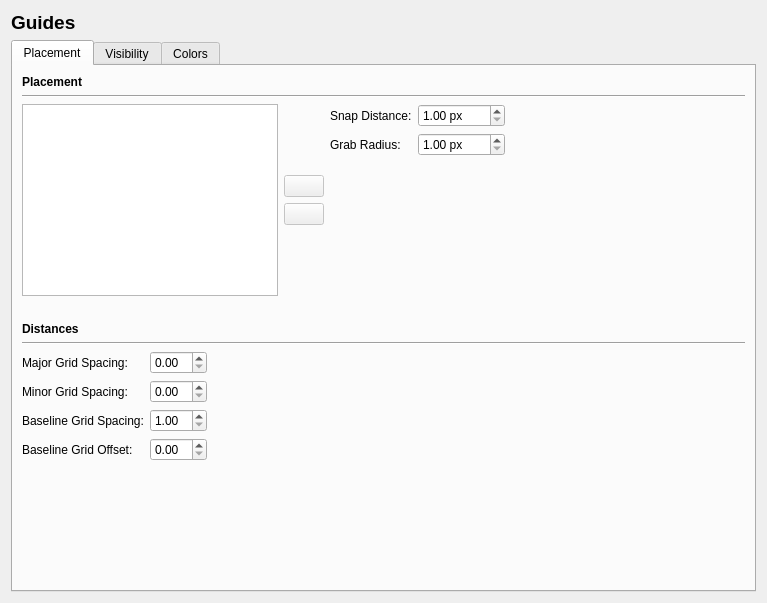
<?xml version="1.0" encoding="UTF-8"?>
<ui version="4.0">
 <class>Prefs_Guides</class>
 <widget class="QWidget" name="Prefs_Guides">
  <property name="geometry">
   <rect>
    <x>0</x>
    <y>0</y>
    <width>767</width>
    <height>603</height>
   </rect>
  </property>
  <property name="windowTitle">
   <string notr="true">Form</string>
  </property>
  <layout class="QVBoxLayout" name="verticalLayout_2">
   <item>
    <widget class="QLabel" name="label">
     <property name="font">
      <font>
       <pointsize>14</pointsize>
       <weight>75</weight>
       <bold>true</bold>
      </font>
     </property>
     <property name="text">
      <string>Guides</string>
     </property>
    </widget>
   </item>
   <item>
    <widget class="QTabWidget" name="tabWidget">
     <property name="currentIndex">
      <number>0</number>
     </property>
     <widget class="QWidget" name="tab">
      <attribute name="title">
       <string>Placement</string>
      </attribute>
      <layout class="QVBoxLayout" name="verticalLayout_7">
       <item>
        <widget class="QLabel" name="label_2">
         <property name="font">
          <font>
           <weight>75</weight>
           <bold>true</bold>
          </font>
         </property>
         <property name="text">
          <string>Placement</string>
         </property>
        </widget>
       </item>
       <item>
        <widget class="Line" name="line_3">
         <property name="orientation">
          <enum>Qt::Horizontal</enum>
         </property>
        </widget>
       </item>
       <item>
        <layout class="QHBoxLayout" name="horizontalLayout">
         <item>
          <widget class="QListWidget" name="guidePlacementListBox">
           <property name="maximumSize">
            <size>
             <width>16777215</width>
             <height>200</height>
            </size>
           </property>
           <property name="dragDropMode">
            <enum>QAbstractItemView::NoDragDrop</enum>
           </property>
           <property name="layoutMode">
            <enum>QListView::SinglePass</enum>
           </property>
          </widget>
         </item>
         <item>
          <layout class="QVBoxLayout" name="verticalLayout_6">
           <item>
            <spacer name="verticalSpacer_5">
             <property name="orientation">
              <enum>Qt::Vertical</enum>
             </property>
             <property name="sizeHint" stdset="0">
              <size>
               <width>20</width>
               <height>18</height>
              </size>
             </property>
            </spacer>
           </item>
           <item>
            <layout class="QVBoxLayout" name="verticalLayout">
             <property name="sizeConstraint">
              <enum>QLayout::SetMinimumSize</enum>
             </property>
             <item>
              <widget class="QPushButton" name="buttonUp">
               <property name="enabled">
                <bool>false</bool>
               </property>
               <property name="sizePolicy">
                <sizepolicy hsizetype="Maximum" vsizetype="Fixed">
                 <horstretch>0</horstretch>
                 <verstretch>0</verstretch>
                </sizepolicy>
               </property>
               <property name="text">
                <string/>
               </property>
              </widget>
             </item>
             <item>
              <widget class="QPushButton" name="buttonDown">
               <property name="enabled">
                <bool>false</bool>
               </property>
               <property name="sizePolicy">
                <sizepolicy hsizetype="Maximum" vsizetype="Fixed">
                 <horstretch>0</horstretch>
                 <verstretch>0</verstretch>
                </sizepolicy>
               </property>
               <property name="text">
                <string/>
               </property>
              </widget>
             </item>
            </layout>
           </item>
           <item>
            <spacer name="verticalSpacer_6">
             <property name="orientation">
              <enum>Qt::Vertical</enum>
             </property>
             <property name="sizeHint" stdset="0">
              <size>
               <width>20</width>
               <height>40</height>
              </size>
             </property>
            </spacer>
           </item>
          </layout>
         </item>
         <item>
          <layout class="QVBoxLayout" name="verticalLayout_5">
           <item>
            <layout class="QGridLayout" name="gridLayout">
             <item row="0" column="0">
              <widget class="QLabel" name="label_4">
               <property name="text">
                <string>Snap Distance:</string>
               </property>
              </widget>
             </item>
             <item row="0" column="1">
              <widget class="ScrSpinBox" name="guideSnapDistanceSpinBox">
               <property name="suffix">
                <string> px</string>
               </property>
               <property name="minimum">
                <double>1.000000000000000</double>
               </property>
               <property name="maximum">
                <double>1000.000000000000000</double>
               </property>
              </widget>
             </item>
             <item row="1" column="0">
              <widget class="QLabel" name="label_3">
               <property name="text">
                <string>Grab Radius:</string>
               </property>
              </widget>
             </item>
             <item row="1" column="1">
              <widget class="ScrSpinBox" name="guideGrabRadiusSpinBox">
               <property name="suffix">
                <string> px</string>
               </property>
               <property name="minimum">
                <double>1.000000000000000</double>
               </property>
               <property name="maximum">
                <double>1000.000000000000000</double>
               </property>
              </widget>
             </item>
            </layout>
           </item>
           <item>
            <spacer name="verticalSpacer_3">
             <property name="orientation">
              <enum>Qt::Vertical</enum>
             </property>
             <property name="sizeType">
              <enum>QSizePolicy::Expanding</enum>
             </property>
             <property name="sizeHint" stdset="0">
              <size>
               <width>20</width>
               <height>20</height>
              </size>
             </property>
            </spacer>
           </item>
          </layout>
         </item>
         <item>
          <spacer name="horizontalSpacer">
           <property name="orientation">
            <enum>Qt::Horizontal</enum>
           </property>
           <property name="sizeHint" stdset="0">
            <size>
             <width>40</width>
             <height>20</height>
            </size>
           </property>
          </spacer>
         </item>
        </layout>
       </item>
       <item>
        <spacer name="verticalSpacer_4">
         <property name="orientation">
          <enum>Qt::Vertical</enum>
         </property>
         <property name="sizeType">
          <enum>QSizePolicy::Fixed</enum>
         </property>
         <property name="sizeHint" stdset="0">
          <size>
           <width>20</width>
           <height>20</height>
          </size>
         </property>
        </spacer>
       </item>
       <item>
        <widget class="QLabel" name="label_7">
         <property name="font">
          <font>
           <weight>75</weight>
           <bold>true</bold>
          </font>
         </property>
         <property name="text">
          <string>Distances</string>
         </property>
        </widget>
       </item>
       <item>
        <widget class="Line" name="line_2">
         <property name="orientation">
          <enum>Qt::Horizontal</enum>
         </property>
        </widget>
       </item>
       <item>
        <layout class="QHBoxLayout" name="horizontalLayout_2">
         <item>
          <layout class="QGridLayout" name="gridLayout_2">
           <item row="0" column="0">
            <widget class="QLabel" name="majorGridSpacingLabel">
             <property name="text">
              <string>Major Grid Spacing:</string>
             </property>
            </widget>
           </item>
           <item row="0" column="1">
            <widget class="ScrSpinBox" name="majorGridSpacingSpinBox"/>
           </item>
           <item row="1" column="0">
            <widget class="QLabel" name="minorGridSpacingLabel">
             <property name="text">
              <string>Minor Grid Spacing:</string>
             </property>
            </widget>
           </item>
           <item row="1" column="1">
            <widget class="ScrSpinBox" name="minorGridSpacingSpinBox"/>
           </item>
           <item row="2" column="0">
            <widget class="QLabel" name="baselineGridSpacingLabel">
             <property name="text">
              <string>Baseline Grid Spacing:</string>
             </property>
            </widget>
           </item>
           <item row="2" column="1">
            <widget class="ScrSpinBox" name="baselineGridSpacingSpinBox">
             <property name="minimum">
              <double>1.000000000000000</double>
             </property>
            </widget>
           </item>
           <item row="3" column="0">
            <widget class="QLabel" name="baselineGridOffsetLabel">
             <property name="text">
              <string>Baseline Grid Offset:</string>
             </property>
            </widget>
           </item>
           <item row="3" column="1">
            <widget class="ScrSpinBox" name="baselineGridOffsetSpinBox"/>
           </item>
          </layout>
         </item>
         <item>
          <spacer name="horizontalSpacer_2">
           <property name="orientation">
            <enum>Qt::Horizontal</enum>
           </property>
           <property name="sizeHint" stdset="0">
            <size>
             <width>40</width>
             <height>20</height>
            </size>
           </property>
          </spacer>
         </item>
        </layout>
       </item>
       <item>
        <spacer name="verticalSpacer">
         <property name="orientation">
          <enum>Qt::Vertical</enum>
         </property>
         <property name="sizeHint" stdset="0">
          <size>
           <width>20</width>
           <height>31</height>
          </size>
         </property>
        </spacer>
       </item>
      </layout>
     </widget>
     <widget class="QWidget" name="tab_2">
      <attribute name="title">
       <string>Visibility</string>
      </attribute>
      <layout class="QVBoxLayout" name="verticalLayout_3">
       <item>
        <layout class="QHBoxLayout" name="horizontalLayout_3">
         <item>
          <layout class="QGridLayout" name="gridLayout_3" rowminimumheight="20,20,20,20">
           <item row="0" column="0">
            <widget class="QCheckBox" name="visibilityGuidesCheckBox">
             <property name="text">
              <string>Guides</string>
             </property>
            </widget>
           </item>
           <item row="1" column="0">
            <widget class="QCheckBox" name="visibilityMarginsCheckBox">
             <property name="sizePolicy">
              <sizepolicy hsizetype="Minimum" vsizetype="Fixed">
               <horstretch>0</horstretch>
               <verstretch>0</verstretch>
              </sizepolicy>
             </property>
             <property name="text">
              <string>Margins</string>
             </property>
             <property name="iconSize">
              <size>
               <width>16</width>
               <height>16</height>
              </size>
             </property>
            </widget>
           </item>
           <item row="2" column="0">
            <widget class="QCheckBox" name="visibilityGridCheckBox">
             <property name="text">
              <string>Page Grid</string>
             </property>
            </widget>
           </item>
           <item row="2" column="1">
            <widget class="QLabel" name="label_8">
             <property name="text">
              <string>Type:</string>
             </property>
            </widget>
           </item>
           <item row="2" column="2">
            <widget class="QComboBox" name="gridTypeCombo">
             <property name="enabled">
              <bool>false</bool>
             </property>
             <property name="frame">
              <bool>true</bool>
             </property>
            </widget>
           </item>
           <item row="3" column="0">
            <widget class="QCheckBox" name="visibilityBaselineGridCheckBox">
             <property name="text">
              <string>Baseline Grid</string>
             </property>
            </widget>
           </item>
          </layout>
         </item>
         <item>
          <spacer name="horizontalSpacer_3">
           <property name="orientation">
            <enum>Qt::Horizontal</enum>
           </property>
           <property name="sizeHint" stdset="0">
            <size>
             <width>40</width>
             <height>20</height>
            </size>
           </property>
          </spacer>
         </item>
        </layout>
       </item>
       <item>
        <spacer name="verticalSpacer_2">
         <property name="orientation">
          <enum>Qt::Vertical</enum>
         </property>
         <property name="sizeHint" stdset="0">
          <size>
           <width>20</width>
           <height>40</height>
          </size>
         </property>
        </spacer>
       </item>
      </layout>
     </widget>
     <widget class="QWidget" name="tabColors">
      <attribute name="title">
       <string>Colors</string>
      </attribute>
      <layout class="QVBoxLayout" name="verticalLayout_4">
       <item>
        <layout class="QFormLayout" name="formLayout_2">
         <property name="fieldGrowthPolicy">
          <enum>QFormLayout::FieldsStayAtSizeHint</enum>
         </property>
         <item row="0" column="0">
          <widget class="QLabel" name="label_15">
           <property name="text">
            <string>Guides:</string>
           </property>
          </widget>
         </item>
         <item row="0" column="1">
          <widget class="QPushButton" name="guideColorPushButton">
           <property name="text">
            <string/>
           </property>
          </widget>
         </item>
         <item row="1" column="0">
          <widget class="QLabel" name="label_12">
           <property name="text">
            <string>Margins:</string>
           </property>
          </widget>
         </item>
         <item row="1" column="1">
          <widget class="QPushButton" name="marginColorPushButton">
           <property name="text">
            <string/>
           </property>
          </widget>
         </item>
         <item row="2" column="0">
          <widget class="QLabel" name="label_13">
           <property name="text">
            <string>Major Grid:</string>
           </property>
          </widget>
         </item>
         <item row="2" column="1">
          <widget class="QPushButton" name="majorGridColorPushButton">
           <property name="text">
            <string/>
           </property>
          </widget>
         </item>
         <item row="3" column="0">
          <widget class="QLabel" name="label_16">
           <property name="text">
            <string>Minor Grid:</string>
           </property>
          </widget>
         </item>
         <item row="3" column="1">
          <widget class="QPushButton" name="minorGridColorPushButton">
           <property name="text">
            <string/>
           </property>
          </widget>
         </item>
         <item row="4" column="0">
          <widget class="QLabel" name="label_14">
           <property name="text">
            <string>Baseline Grid:</string>
           </property>
          </widget>
         </item>
         <item row="4" column="1">
          <widget class="QPushButton" name="baselineGridColorPushButton">
           <property name="text">
            <string/>
           </property>
          </widget>
         </item>
        </layout>
       </item>
      </layout>
     </widget>
    </widget>
   </item>
  </layout>
 </widget>
 <customwidgets>
  <customwidget>
   <class>ScrSpinBox</class>
   <extends>QDoubleSpinBox</extends>
   <header>ui/scrspinbox.h</header>
  </customwidget>
 </customwidgets>
 <resources/>
 <connections/>
</ui>
